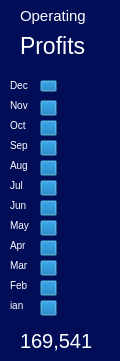
    <widget class="QWidget" name="widget_48" native="true">
     <property name="geometry">
      <rect>
       <x>1780</x>
       <y>190</y>
       <width>120</width>
       <height>361</height>
      </rect>
     </property>
     <property name="styleSheet">
      <string notr="true">background-color: rgb(2, 13, 87);
border-radius:20px;</string>
     </property>
     <widget class="QLabel" name="Advertising_6">
      <property name="geometry">
       <rect>
        <x>20</x>
        <y>30</y>
        <width>71</width>
        <height>31</height>
       </rect>
      </property>
      <property name="styleSheet">
       <string notr="true">color:white;
background-color: rgba(255, 255, 255, 0);
font: 23px;
text-align: center;
</string>
      </property>
      <property name="text">
       <string>Profits</string>
      </property>
      <property name="wordWrap">
       <bool>true</bool>
      </property>
     </widget>
     <widget class="QLabel" name="Advertising_5">
      <property name="geometry">
       <rect>
        <x>20</x>
        <y>0</y>
        <width>71</width>
        <height>31</height>
       </rect>
      </property>
      <property name="styleSheet">
       <string notr="true">color:white;
background-color: rgba(255, 255, 255, 0);
font: 15px;
text-align: center;
</string>
      </property>
      <property name="text">
       <string>Operating</string>
      </property>
      <property name="wordWrap">
       <bool>true</bool>
      </property>
     </widget>
     <widget class="QWidget" name="widget_47" native="true">
      <property name="geometry">
       <rect>
        <x>-10</x>
        <y>60</y>
        <width>131</width>
        <height>261</height>
       </rect>
      </property>
      <property name="styleSheet">
       <string notr="true">background-color: rgba(255, 255, 255, 0);</string>
      </property>
      <widget class="QLabel" name="Advertising_7">
       <property name="geometry">
        <rect>
         <x>20</x>
         <y>10</y>
         <width>21</width>
         <height>31</height>
        </rect>
       </property>
       <property name="styleSheet">
        <string notr="true">color:white;
background-color: rgba(255, 255, 255, 0);
font: 10px;
text-align: center;
</string>
       </property>
       <property name="text">
        <string>Dec</string>
       </property>
       <property name="wordWrap">
        <bool>true</bool>
       </property>
      </widget>
      <widget class="QProgressBar" name="progressBar">
       <property name="geometry">
        <rect>
         <x>50</x>
         <y>20</y>
         <width>71</width>
         <height>12</height>
        </rect>
       </property>
       <property name="styleSheet">
        <string notr="true"/>
       </property>
       <property name="value">
        <number>24</number>
       </property>
       <property name="format">
        <string/>
       </property>
      </widget>
      <widget class="QProgressBar" name="progressBar_2">
       <property name="geometry">
        <rect>
         <x>50</x>
         <y>40</y>
         <width>71</width>
         <height>16</height>
        </rect>
       </property>
       <property name="value">
        <number>24</number>
       </property>
       <property name="format">
        <string/>
       </property>
      </widget>
      <widget class="QLabel" name="Advertising_8">
       <property name="geometry">
        <rect>
         <x>20</x>
         <y>30</y>
         <width>21</width>
         <height>31</height>
        </rect>
       </property>
       <property name="styleSheet">
        <string notr="true">color:white;
background-color: rgba(255, 255, 255, 0);
font: 10px;
text-align: center;
</string>
       </property>
       <property name="text">
        <string>Nov</string>
       </property>
       <property name="wordWrap">
        <bool>true</bool>
       </property>
      </widget>
      <widget class="QProgressBar" name="progressBar_3">
       <property name="geometry">
        <rect>
         <x>50</x>
         <y>60</y>
         <width>71</width>
         <height>16</height>
        </rect>
       </property>
       <property name="value">
        <number>24</number>
       </property>
       <property name="format">
        <string/>
       </property>
      </widget>
      <widget class="QLabel" name="Advertising_9">
       <property name="geometry">
        <rect>
         <x>20</x>
         <y>50</y>
         <width>21</width>
         <height>31</height>
        </rect>
       </property>
       <property name="styleSheet">
        <string notr="true">color:white;
background-color: rgba(255, 255, 255, 0);
font: 10px;
text-align: center;
</string>
       </property>
       <property name="text">
        <string>Oct</string>
       </property>
       <property name="wordWrap">
        <bool>true</bool>
       </property>
      </widget>
      <widget class="QProgressBar" name="progressBar_4">
       <property name="geometry">
        <rect>
         <x>50</x>
         <y>80</y>
         <width>71</width>
         <height>16</height>
        </rect>
       </property>
       <property name="value">
        <number>24</number>
       </property>
       <property name="format">
        <string/>
       </property>
      </widget>
      <widget class="QLabel" name="Advertising_10">
       <property name="geometry">
        <rect>
         <x>20</x>
         <y>70</y>
         <width>21</width>
         <height>31</height>
        </rect>
       </property>
       <property name="styleSheet">
        <string notr="true">color:white;
background-color: rgba(255, 255, 255, 0);
font: 10px;
text-align: center;
</string>
       </property>
       <property name="text">
        <string>Sep</string>
       </property>
       <property name="wordWrap">
        <bool>true</bool>
       </property>
      </widget>
      <widget class="QLabel" name="Advertising_11">
       <property name="geometry">
        <rect>
         <x>20</x>
         <y>90</y>
         <width>21</width>
         <height>31</height>
        </rect>
       </property>
       <property name="styleSheet">
        <string notr="true">color:white;
background-color: rgba(255, 255, 255, 0);
font: 10px;
text-align: center;
</string>
       </property>
       <property name="text">
        <string>Aug</string>
       </property>
       <property name="wordWrap">
        <bool>true</bool>
       </property>
      </widget>
      <widget class="QProgressBar" name="progressBar_5">
       <property name="geometry">
        <rect>
         <x>50</x>
         <y>100</y>
         <width>71</width>
         <height>16</height>
        </rect>
       </property>
       <property name="value">
        <number>24</number>
       </property>
       <property name="format">
        <string/>
       </property>
      </widget>
      <widget class="QProgressBar" name="progressBar_6">
       <property name="geometry">
        <rect>
         <x>50</x>
         <y>200</y>
         <width>71</width>
         <height>16</height>
        </rect>
       </property>
       <property name="value">
        <number>24</number>
       </property>
       <property name="format">
        <string/>
       </property>
      </widget>
      <widget class="QProgressBar" name="progressBar_7">
       <property name="geometry">
        <rect>
         <x>50</x>
         <y>160</y>
         <width>71</width>
         <height>16</height>
        </rect>
       </property>
       <property name="value">
        <number>24</number>
       </property>
       <property name="format">
        <string/>
       </property>
      </widget>
      <widget class="QLabel" name="Advertising_12">
       <property name="geometry">
        <rect>
         <x>20</x>
         <y>130</y>
         <width>21</width>
         <height>31</height>
        </rect>
       </property>
       <property name="styleSheet">
        <string notr="true">color:white;
background-color: rgba(255, 255, 255, 0);
font: 10px;
text-align: center;
</string>
       </property>
       <property name="text">
        <string>Jun</string>
       </property>
       <property name="wordWrap">
        <bool>true</bool>
       </property>
      </widget>
      <widget class="QLabel" name="Advertising_13">
       <property name="geometry">
        <rect>
         <x>20</x>
         <y>170</y>
         <width>21</width>
         <height>31</height>
        </rect>
       </property>
       <property name="styleSheet">
        <string notr="true">color:white;
background-color: rgba(255, 255, 255, 0);
font: 10px;
text-align: center;
</string>
       </property>
       <property name="text">
        <string>Apr</string>
       </property>
       <property name="wordWrap">
        <bool>true</bool>
       </property>
      </widget>
      <widget class="QProgressBar" name="progressBar_8">
       <property name="geometry">
        <rect>
         <x>50</x>
         <y>180</y>
         <width>71</width>
         <height>16</height>
        </rect>
       </property>
       <property name="value">
        <number>24</number>
       </property>
       <property name="format">
        <string/>
       </property>
      </widget>
      <widget class="QProgressBar" name="progressBar_9">
       <property name="geometry">
        <rect>
         <x>50</x>
         <y>120</y>
         <width>71</width>
         <height>16</height>
        </rect>
       </property>
       <property name="value">
        <number>24</number>
       </property>
       <property name="format">
        <string/>
       </property>
      </widget>
      <widget class="QLabel" name="Advertising_14">
       <property name="geometry">
        <rect>
         <x>20</x>
         <y>150</y>
         <width>21</width>
         <height>31</height>
        </rect>
       </property>
       <property name="styleSheet">
        <string notr="true">color:white;
background-color: rgba(255, 255, 255, 0);
font: 10px;
text-align: center;
</string>
       </property>
       <property name="text">
        <string>May</string>
       </property>
       <property name="wordWrap">
        <bool>true</bool>
       </property>
      </widget>
      <widget class="QLabel" name="Advertising_15">
       <property name="geometry">
        <rect>
         <x>20</x>
         <y>190</y>
         <width>21</width>
         <height>31</height>
        </rect>
       </property>
       <property name="styleSheet">
        <string notr="true">color:white;
background-color: rgba(255, 255, 255, 0);
font: 10px;
text-align: center;
</string>
       </property>
       <property name="text">
        <string>Mar</string>
       </property>
       <property name="wordWrap">
        <bool>true</bool>
       </property>
      </widget>
      <widget class="QProgressBar" name="progressBar_10">
       <property name="geometry">
        <rect>
         <x>50</x>
         <y>140</y>
         <width>71</width>
         <height>16</height>
        </rect>
       </property>
       <property name="value">
        <number>24</number>
       </property>
       <property name="format">
        <string/>
       </property>
      </widget>
      <widget class="QLabel" name="Advertising_16">
       <property name="geometry">
        <rect>
         <x>20</x>
         <y>110</y>
         <width>21</width>
         <height>31</height>
        </rect>
       </property>
       <property name="styleSheet">
        <string notr="true">color:white;
background-color: rgba(255, 255, 255, 0);
font: 10px;
text-align: center;
</string>
       </property>
       <property name="text">
        <string>Jul</string>
       </property>
       <property name="wordWrap">
        <bool>true</bool>
       </property>
      </widget>
      <widget class="QLabel" name="Advertising_17">
       <property name="geometry">
        <rect>
         <x>20</x>
         <y>210</y>
         <width>21</width>
         <height>31</height>
        </rect>
       </property>
       <property name="styleSheet">
        <string notr="true">color:white;
background-color: rgba(255, 255, 255, 0);
font: 10px;
text-align: center;
</string>
       </property>
       <property name="text">
        <string>Feb</string>
       </property>
       <property name="wordWrap">
        <bool>true</bool>
       </property>
      </widget>
      <widget class="QProgressBar" name="progressBar_11">
       <property name="geometry">
        <rect>
         <x>50</x>
         <y>220</y>
         <width>71</width>
         <height>16</height>
        </rect>
       </property>
       <property name="value">
        <number>24</number>
       </property>
       <property name="format">
        <string/>
       </property>
      </widget>
      <widget class="QLabel" name="Advertising_18">
       <property name="geometry">
        <rect>
         <x>20</x>
         <y>230</y>
         <width>21</width>
         <height>31</height>
        </rect>
       </property>
       <property name="styleSheet">
        <string notr="true">color:white;
background-color: rgba(255, 255, 255, 0);
font: 10px;
text-align: center;
</string>
       </property>
       <property name="text">
        <string>ian</string>
       </property>
       <property name="wordWrap">
        <bool>true</bool>
       </property>
      </widget>
      <widget class="QProgressBar" name="progressBar_12">
       <property name="geometry">
        <rect>
         <x>50</x>
         <y>240</y>
         <width>71</width>
         <height>16</height>
        </rect>
       </property>
       <property name="value">
        <number>24</number>
       </property>
       <property name="format">
        <string/>
       </property>
      </widget>
     </widget>
     <widget class="QLabel" name="Advertising_19">
      <property name="geometry">
       <rect>
        <x>60</x>
        <y>340</y>
        <width>91</width>
        <height>61</height>
       </rect>
      </property>
      <property name="styleSheet">
       <string notr="true">color:white;
background-color: rgba(255, 255, 255, 0);
font: 20px;
text-align: center;
</string>
      </property>
      <property name="text">
       <string>69,541</string>
      </property>
      <property name="wordWrap">
       <bool>true</bool>
      </property>
     </widget>
     <widget class="QLabel" name="Advertising_20">
      <property name="geometry">
       <rect>
        <x>20</x>
        <y>320</y>
        <width>91</width>
        <height>41</height>
       </rect>
      </property>
      <property name="styleSheet">
       <string notr="true">color:white;
background-color: rgba(255, 255, 255, 0);
font: 20px;
text-align: center;
</string>
      </property>
      <property name="text">
       <string>169,541</string>
      </property>
      <property name="wordWrap">
       <bool>true</bool>
      </property>
     </widget>
    </widget>
